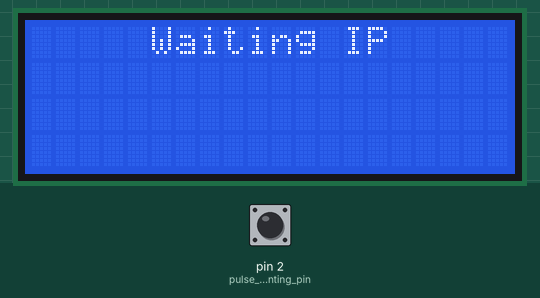
A sketch run on a simulated Arduino Mega 2560, built for the host (arithmetic inside an expression is 32-bit, double 64-bit). Shown: 20×4 character LCD. The inputs (shaded band) are chosen by the test bench; at power-on: pin 2 (pulse_counting_pin) LOW. WiFi joins after 1.5 s; servers stay silent unless stated; no MQTT or app messages arrive unless stated; what the sketch prints to the serial monitor is not drawn.

Above: at 0.6 s.
At 5.3 s:
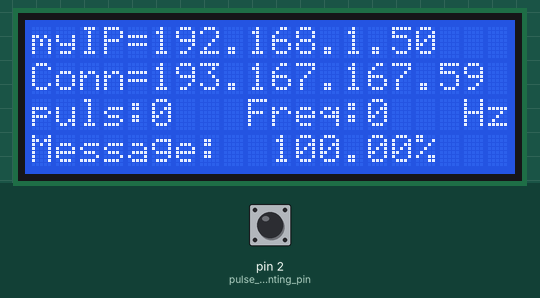
5.4 s: pin 2 (pulse_counting_pin) pulled HIGH for 0.15 s
At 6.6 s:
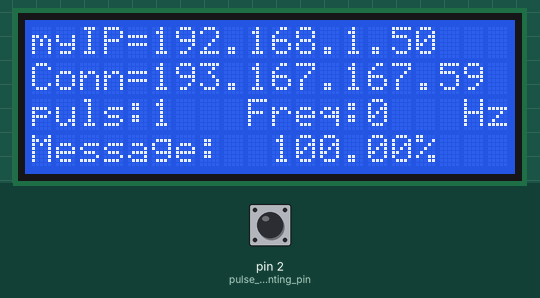
Timing chart, 0 to 8.4 s (numbered marks = the images above; inputs shaded):
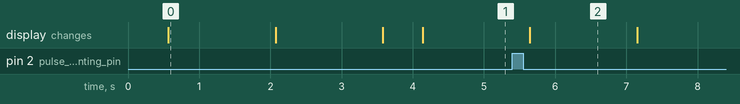

Measured:
- after the input at 5.4 s, the display: changes after 0.25 s (image 2)
- what the display in image 0 shows lasts 1.5 s, from 0.6 s to 2.1 s

The sketch:

Ethernet_1_emb_systems_MQTT_3_2020.ino
```cpp
//
//    Alyk  jatko course 2020       30.3.2020 KN
//    Voltage and freq mode
//    Ethernet (1) module with W5100   / RED module


#include <LiquidCrystal.h>                            // include LCD library

#include <Ethernet.h>                                 // include Ethernet library W5100

#include <PubSubClient.h>                             // include MQTT library
#include <TimerOne.h>                                 // include timer library
#define pulse_counting_pin 2                          // signal input pin (humidity)


//                   RS  E   D4  D5  D6  D7
     LiquidCrystal lcd(37, 36, 35, 34, 33, 32);            // LCD pin wiring settings for MEGA
//   LiquidCrystal lcd(8,  7,  6,  5,  4,  3);            // LCD pin wiring settings fro NANO


EthernetClient ethClient;                               // Ethernet object var


/////////////////////////////////////////////////////////////////////////////////////////////
///                               MAC nro                                                  //
///
                    //      Not relevat with Ethershield
static uint8_t mymac[6] = { 0x44,0x76,0x58,0x10,0x01,0x74 };
 //static uint8_t mymac[6] = { 0x45,0x75,0x55,0x10,0x01,0x73 };                                                                                         ///

/////////////////////////////////////////////////////////////////////////////////////////////
//
//  MQTT settings
//
////////////////////////////////////////////////////////////////////////////////////////////

 unsigned int Port = 10884;                          //  MQTT port number

 byte server[] = { 193,167,167,59 };                 // TAMK IP


 char* deviceId     = "2020a1505";                   // * set your device id (will be the MQTT client username)
 char* clientId     = "a1505";                       // * set a random string (max 23 chars, will be the MQTT client id)
 char* deviceSecret = "tamk1505";                        // * set your device secret (will be the MQTT client password)

                                                      // MQTT Server settings
  char outstr[15];
 //----- need for puls counting and frequency conversion
  volatile int puls;
  volatile byte time=0;
  int freq;
  float RH;
 //-----

void callback(char* topic, byte* payload, unsigned int length); // subscription callback for received MQTTT messages

PubSubClient client(server, Port, callback, ethClient);   // mqtt client


//////////////// MQTT topic names  ///////////////////////////

 #define inTopic    "ICT4_in_2020"                    // * MQTT channel where data are received
 #define outTopic   "ICT4_out_2020"                   // * MQTT channel where data is send


////////////////////////////////////////////////////////////////////////////////////////////////////////
///
///                               SETUP section
///
///////////////////////////////////////////////////////////////////////////////////////////////////////


void setup() {
  // put your setup code here, to run once:

    Serial.begin(9600);                                 // Serial monitor baudrate  = 9600
    //------- set pin for puls counting and timer to attack and recall counting
    pinMode(pulse_counting_pin,INPUT);
    attachInterrupt(digitalPinToInterrupt(pulse_counting_pin),function,RISING);
    Timer1.initialize(500000);// 0.5second
    Timer1.attachInterrupt(Timer_int_routine);// call back the counting
    //-------
    lcd.begin(20,4);                                    // Display size defination 20 char  4 row

    lcd.setCursor(0,0);                                 // set curosor to left upper corner
    //         01234567890123456789
    lcd.print("30.3.2020 Alyk jatk ");                  // print to lCD

    Serial.println("Start 30.3.2020");                   // print to serial monitor


    delay(500);


      fetch_IP();                                         // initialize Ethernet connection
                                                          // get IP number from DHCP

      Connect_MQTT_server();                              // connect to MQTT server


}

///////////////////////////////////////////////////////////////////////////////////////////////////
///
///                           LOOP section
///
///////////////////////////////////////////////////////////////////////////////////////////////////

void loop()     //  main code here
{
int inx=0;
float x;
float f_value=1.00;
while(true)
  {

    lcd.setCursor(0,2);
    lcd.print("puls:");       // puls counting
    lcd.print(puls);
    Serial.println(puls);
    lcd.setCursor(9,2);
    lcd.print("Freq:");       // frequency catches after
    lcd.print(freq);
    lcd.setCursor(18,2);
    lcd.print("Hz");
    Serial.println(freq);
    lcd.setCursor(0,3);
    lcd.print("Message:  ");  // Convert the frequency to RH with the function RH=-0.0006*freq+5.14
    float MIN=6900;           // requirement
    float MAX=5.14/(0.0006);
    if((float)freq<=MIN)
    RH=100;
    else if((float)freq>=MAX)
    RH=0;
    else
    RH=(-0.0006)*freq+5.14;
    lcd.print(RH);
    lcd.setCursor(16,3);
    lcd.print("%");
    send_MQTT_message(RH);
    delay(1500);
     /*
     lcd.print(inx);                                      // print value of inx to LCD
    //send_MQTT_message(f_value);
    x=random(1000);
    //int volt_num=analogRead(pin_num);
   // x=volt_num*(5.0/1024.0);
    Serial.println(x);
    lcd.print(x);// analog
    //f_value=x/100; random
    f_value=abs(sin(x));
    Serial.println(f_value);
    //f_value=rand(20);
    */
  }

}
// transform humidity signal
void function(void)
{
  puls++;
}
void Timer_int_routine()
{
  time++;
  if(time>2)// 1 second stop and reset
  {
    time=0;
    freq=puls;
    puls=0;
  }
}
//////////////////////////////////////7
//////////////////////////////////////////////////////////////////////////////////////////////
///
///    LOOP END
///
/////////////////////////////////////////////////////////////////////////////////////////////


//


//////////////////////////////////////////////////
//////
//////    Ethernet
//////
/////////////////////////////////////////////////
////////////////////////////////////////////////////////
///////////
///////////    Ethernet routines
///////////
///////////////////////////////////////////////////////

///////////////////////////////////////////
//////// GET IP number from DHCP server
//////////////////////////////////////////


void fetch_IP(void)
{
  byte rev=1;


  lcd.setCursor(0,0);

  //         01234567890123456789
  lcd.print("     Waiting IP     ");

  rev=Ethernet.begin( mymac);                  // get IP number

  Serial.print( F("\nW5100 Revision ") );

  if ( rev == 0){

                      Serial.println( F( "Failed to access Ethernet controller" ) );

                                                // 0123456789012345689
                    lcd.setCursor(0,0); lcd.print(" Ethernet failed   ");
                 }


     Serial.println( F( "Setting up DHCP" ));
     Serial.print("Connected with IP: ");
     Serial.println(Ethernet.localIP());


  lcd.setCursor(0,0);
  //         012345678901234567890
  lcd.print("                     ");

  lcd.setCursor(0,0);
  lcd.print("myIP=");
  lcd.print(Ethernet.localIP());
  delay(1500);

}

/////////////////////////////////////////////////////////////////////////////////
//////////////// MQTT Routines
///////////////////////////////////////////////////////////////////////////////


void send_MQTT_message(float num)                     // Send MQTT message
{

    char bufa[100];
    dtostrf(num,5,2,outstr);
    //IOTJS={“S_name”:”Wind_dir”,”S_value”: X}”
    sprintf(bufa,"IOTJS={\"S_name\":\"Humidity_out\",\"S_value\": %s}", outstr);               // create message with header and data
    //sprintf(bufa,"IOTJS={\"S_name\":\"Humidity_out\",\"S_value\": %d}", num);
    Serial.println( bufa );                              //  Print message to serial monitor


   if (client.connected())

  {
        client.publish(outTopic,bufa);                        // send message to MQTT server
  }
  else
  {                                                           //   Re connect if connection is lost
    delay(500);

           lcd.setCursor(0,1);
                  //  012345678901234567890
           lcd.print("   RE Connecting    ");                // Re Connection

              Serial.println(" RE Connecting" );

      client.connect(clientId, deviceId, deviceSecret);

      delay(1000);                                            // wait for reconnecting
  }

}


 void Connect_MQTT_server()                         //  MQTT server connection
 {

            Serial.println(" Connecting to MQTT" );

            Serial.print(server[0]); Serial.print(".");     // Print MQTT server IP number to Serial monitor
            Serial.print(server[1]); Serial.print(".");
            Serial.print(server[2]); Serial.print(".");
            Serial.println(server[3]);


            lcd.setCursor(0,1);
            //         012345678901234567890
            lcd.print("                     ");

            lcd.setCursor(0,1);
            lcd.print("MQTT=");
            lcd.print(server[0]);lcd.print(".");              // Print MQTT server IP number to LCD
            lcd.print(server[1]);lcd.print(".");
            lcd.print(server[2]);lcd.print(".");
            lcd.print(server[3]);

            delay(500);


   if (!client.connected())                                   // check if allready connected
     {
                                                              // connection to MQTT server
      if (client.connect(clientId, deviceId, deviceSecret))
        {
           lcd.setCursor(0,1);
           lcd.print("Conn");                                 // Connection is OK

            Serial.println(" Connected OK " );

            client.subscribe(inTopic);                        // subscript to in topic
        }
     else
        {
           lcd.setCursor(0,1);
           //         01234567890123456789
           lcd.print("  MQTT Error        ");                                 // error in connection

           Serial.println(" MQTT Connection ERROR " );

        }
    }

 }


                                                       // Receive incoming MQTT message

 void callback(char* topic, byte* payload, unsigned int length)
 {
                                                      // copu the payload content into a char*
   char* receiv_string;
   receiv_string = (char*) malloc(length + 1);
   memcpy(receiv_string, payload, length);           // copy received message to receiv_string
   receiv_string[length] = '\0';

       lcd.setCursor(0,0);
       //         01234567890123456789
       lcd.print("Mess=               ");

       lcd.setCursor(5,0);
       lcd.print(receiv_string);                      // print reveived message to LCD

       Serial.println( receiv_string );

   free(receiv_string);
 }
```
